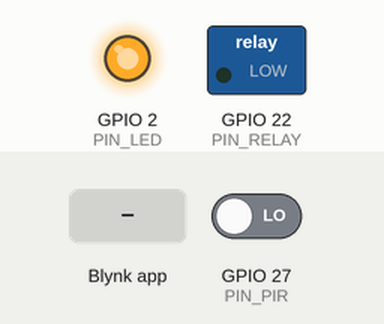
This sketch was run on a simulated ESP32. On the bench: switched loads named in the sketch (green lamp = pin HIGH), output pins drawn as LEDs (lit = HIGH). The inputs (shaded band) are chosen by the test bench; at power-on: GPIO 27 (PIN_PIR) LOW. WiFi joins after 1.5 s; servers stay silent unless stated; what the sketch prints to the serial monitor is not drawn.

Above: at 3.2 s.
3.3 s: Blynk app writes 1 to V2
5.5 s: GPIO 27 (PIN_PIR) driven HIGH
At 8.4 s:
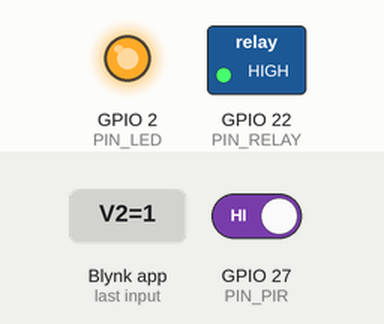
8.5 s: Blynk app writes 0 to V2
At 8.8 s:
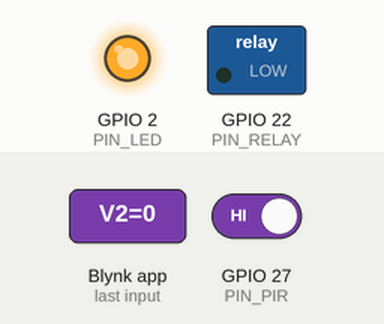
Timing chart, 0 to 11.5 s (numbered marks = the images above; inputs shaded):
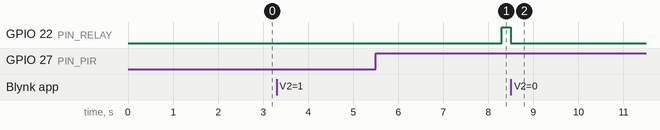

Measured:
- after the input at 3.3 s, every drawn part: stays the same
- after the input at 5.5 s, GPIO 22 (PIN_RELAY): LOW → HIGH after 2.8 s
- after the input at 8.5 s, GPIO 22 (PIN_RELAY): HIGH → LOW at once

The sketch:

esp32_pir_security_alarm.ino
```cpp
/*
 * ================================================================
 *   ESP32 IoT Security Alarm System
 *   Author  : Fun With Electronics
 *   YouTube : https://www.youtube.com/@funwithelectronics273
 *   GitHub  : https://github.com/Talha2933
 *   Version : 3.2
 *   Platform: ESP32 + Blynk IoT
 * ================================================================
 *
 *  Virtual Pins
 *  ────────────
 *  V0  Motion Indicator LED    (Integer  0/1)
 *  V1  Motion Status Text      (String)
 *  V2  Alarm ON/OFF Switch     (Integer  0/1)
 *  V3  ESP32 Chip Temperature  (Double   °C)
 *  V5  ESP32 Uptime            (String   HH:MM:SS)
 *
 *  Physical Pins
 *  ─────────────
 *  GPIO 27  PIR Motion Sensor (INPUT_PULLDOWN)
 *  GPIO 22  Relay / Buzzer    (OUTPUT)
 *  GPIO 2   Onboard LED       (OUTPUT)
 *
 *  */

// ── Blynk credentials ──────────────────────────────────────────
#define BLYNK_TEMPLATE_ID   "BLYNK_TEMPLATE_ID"   // <- paste your TEMPLATE ID here
#define BLYNK_TEMPLATE_NAME "Security Alarm"      // <- paste your TEMPLATE NAME here
#define BLYNK_AUTH_TOKEN    "BLYNK_AUTH_TOKEN"    // <- paste your token here
#define BLYNK_PRINT         Serial

#include <WiFi.h>
#include <WiFiClient.h>
#include <BlynkSimpleEsp32.h>
#include <esp_chip_info.h>   // provides temperatureRead() in core 3.x+
                             // (replaces the removed temprature_sens_read ROM hack)

// ── WiFi credentials (primary + fallback) ──────────────────────
const char* WIFI_SSID1 = "Redmi";                     // primary WiFi name
const char* WIFI_PASS1 = "funwithelectronics";        // primary password
const char* WIFI_SSID2 = "YOUR_BACKUP_WIFI_NAME";               // fallback WiFi name
const char* WIFI_PASS2 = "YOUR_BACKUP_PASSWORD";               // fallback password

// ── Physical pin assignments ────────────────────────────────────
const int PIN_PIR   = 27;    // Gpio 27 Pir Sensor Pin
const int PIN_RELAY = 22;    // 5v Relay Pin
const int PIN_LED   = 2;     // Buildin LED Pin Esp32

// ── Runtime state ───────────────────────────────────────────────
bool motionDetected  = false;
bool alarmActive     = false;
bool blynkWasOnline  = false;
bool blynkConfigured = false;   // ← NEW: tracks if Blynk.config() has been called
                                //   after the current WiFi session

// ── Timing constants (milliseconds) ────────────────────────────
const unsigned long PIR_IGNORE_MS    = 5000;
const unsigned long MOTION_HOLD_MS   = 5000;
const unsigned long WIFI_RETRY_MS    = 8000;
const unsigned long WIFI_WATCHDOG_MS = 10000;  // check every 10s (was 20s)

// ── Timestamps ──────────────────────────────────────────────────
unsigned long bootTime       = 0;
unsigned long alarmStartTime = 0;
unsigned long lastMotionTime = 0;
unsigned long lastWifiCheck  = 0;

BlynkTimer timer;

// ================================================================
//  HELPER: drive relay + onboard LED
// ================================================================

void setAlarmOutput(bool on) {
  digitalWrite(PIN_RELAY, on ? HIGH : LOW);
  if (on && !blynkWasOnline) digitalWrite(PIN_LED, HIGH);
}

// ================================================================
//  WiFi CONNECT
//
//  tryConnect()   — attempts one network for WIFI_RETRY_MS
//  connectToWiFi() — tries primary, falls back to secondary
//
//  KEY FIX: blynkConfigured is reset to false whenever WiFi
//  drops. When WiFi comes back up, Blynk.config() + Blynk.connect()
//  are called fresh. Without this, Blynk never reconnects after
//  a router restart because the socket is permanently closed.
// ================================================================

bool tryConnect(const char* ssid, const char* pass) {
  Serial.printf("  Trying: %s ... ", ssid);
  WiFi.disconnect(true);
  delay(100);
  WiFi.begin(ssid, pass);
  unsigned long start = millis();
  while (WiFi.status() != WL_CONNECTED) {
    if (millis() - start > WIFI_RETRY_MS) {
      Serial.println("FAILED");
      return false;
    }
    delay(200);
  }
  Serial.printf("CONNECTED (%s)\n", WiFi.localIP().toString().c_str());
  return true;
}

void connectToWiFi() {
  Serial.println("[WiFi] Connecting...");
  WiFi.mode(WIFI_STA);

  bool wifiOK = tryConnect(WIFI_SSID1, WIFI_PASS1);
  if (!wifiOK) wifiOK = tryConnect(WIFI_SSID2, WIFI_PASS2);

  if (!wifiOK) {
    Serial.println("[WiFi] Both networks failed. Running OFFLINE.");
    blynkConfigured = false;   // reset so we retry Blynk next time WiFi returns
    return;
  }

  // ── WiFi is up → (re)configure and connect Blynk ─────────────
  // This must happen every time WiFi reconnects, not just at boot.
  // Calling Blynk.config() again after a drop is safe and required.
  Serial.println("[Blynk] Configuring...");
  Blynk.config(BLYNK_AUTH_TOKEN);
  Blynk.connect(3000);
  blynkConfigured = true;
}

// ================================================================
//  BLYNK CALLBACKS
// ================================================================

BLYNK_CONNECTED() {
  blynkWasOnline = true;
  digitalWrite(PIN_LED, HIGH);
  Blynk.syncVirtual(V2);
  Serial.println("[Blynk] ONLINE");
}

BLYNK_DISCONNECTED() {
  blynkWasOnline = false;
  digitalWrite(PIN_LED, LOW);
  Serial.println("[Blynk] OFFLINE");
}

// ================================================================
//  SETUP
// ================================================================

void setup() {
  Serial.begin(115200);
  Serial.println("\n[Boot] ESP32 Security Alarm v3.1");
  Serial.println("[Boot] YouTube: @funwithelectronics273\n");

  pinMode(PIN_PIR,   INPUT_PULLDOWN);
  pinMode(PIN_RELAY, OUTPUT);
  pinMode(PIN_LED,   OUTPUT);

  digitalWrite(PIN_RELAY, LOW);
  digitalWrite(PIN_LED,   LOW);

  connectToWiFi();
  bootTime = millis();

  timer.setInterval(1000L,  sendUptime);
  timer.setInterval(2000L,  sendTemperature);
}

// ================================================================
//  MAIN LOOP
// ================================================================

void loop() {

  // ── WiFi + Blynk watchdog ────────────────────────────────────
  //
  //  Runs every WIFI_WATCHDOG_MS (10s). Non-blocking — uses
  //  millis() so motion detection is never paused.
  //
  //  Two failure cases handled:
  //  1. WiFi dropped  → reconnect WiFi, then reconfigure Blynk
  //  2. WiFi OK but Blynk socket died (e.g. server timeout)
  //     → call Blynk.connect() again without redoing WiFi
  //
  if (millis() - lastWifiCheck > WIFI_WATCHDOG_MS) {
    lastWifiCheck = millis();

    if (WiFi.status() != WL_CONNECTED) {
      // ── Case 1: WiFi is down ──────────────────────────────────
      Serial.println("[WiFi] Disconnected — reconnecting...");
      blynkConfigured = false;   // force full Blynk re-init on reconnect
      connectToWiFi();

    } else if (!Blynk.connected()) {
      // ── Case 2: WiFi up but Blynk socket closed ───────────────
      // This happens after a router restart where the ESP kept its
      // IP but Blynk's TCP connection was dropped server-side.
      Serial.println("[Blynk] Socket lost — reconnecting Blynk...");
      Blynk.config(BLYNK_AUTH_TOKEN);
      Blynk.connect(3000);
    }
  }

  if (Blynk.connected()) Blynk.run();
  timer.run();

  // ── Motion detection (works online AND offline) ──────────────
  if (!alarmActive) return;
  if (millis() - alarmStartTime < PIR_IGNORE_MS) return;

  int pirVal = digitalRead(PIN_PIR);

  if (pirVal == HIGH) {
    lastMotionTime = millis();
    if (!motionDetected) {
      motionDetected = true;
      setAlarmOutput(true);
      Serial.println("[Motion] DETECTED");

      if (Blynk.connected()) {
        Blynk.virtualWrite(V0, 1);
        Blynk.virtualWrite(V1, "!! MOTION DETECTED !!");
        Blynk.logEvent("motion_detected");
      }
    }
  }

  if (motionDetected && millis() - lastMotionTime > MOTION_HOLD_MS) {
    motionDetected = false;
    setAlarmOutput(false);
    Serial.println("[Motion] CLEARED");

    if (Blynk.connected()) {
      Blynk.virtualWrite(V0, 0);
      Blynk.virtualWrite(V1, "Area Clear");
    }
  }
}

// ================================================================
//  ESP32 INTERNAL TEMPERATURE  →  V3
// ================================================================

void sendTemperature() {
  if (!Blynk.connected()) return;

  // temperatureRead() is the official API in ESP32 Arduino core 3.x+
  // Returns chip die temperature directly in °C — no conversion needed.
  // The old temprature_sens_read() ROM function was removed in core 3.x.
  float tempC = temperatureRead();

  // Sanity check — discard obviously invalid readings
  if (tempC < -40.0f || tempC > 125.0f) {
    Serial.println("[Temp] Reading out of range, skipping.");
    return;
  }

  Blynk.virtualWrite(V3, tempC);
  Serial.printf("[Temp] Chip: %.1f C\n", tempC);
}

// ================================================================
//  UPTIME  →  V5
// ================================================================

void sendUptime() {
  if (!Blynk.connected()) return;
  unsigned long s = (millis() - bootTime) / 1000;
  char buf[12];
  snprintf(buf, sizeof(buf), "%02lu:%02lu:%02lu", s / 3600, (s % 3600) / 60, s % 60);
  Blynk.virtualWrite(V5, buf);
}

// ================================================================
//  ALARM SWITCH  →  V2
// ================================================================

BLYNK_WRITE(V2) {
  int state = param.asInt();

  if (state == 1) {
    alarmActive    = true;
    alarmStartTime = millis();
    motionDetected = false;
    Serial.println("[Alarm] ON — PIR warm-up 5s...");
    if (Blynk.connected()) {
      Blynk.virtualWrite(V1, "Alarm Armed — Stabilizing...");
    }
  } else {
    alarmActive    = false;
    motionDetected = false;
    setAlarmOutput(false);
    Serial.println("[Alarm] OFF");
    if (Blynk.connected()) {
      Blynk.virtualWrite(V0, 0);
      Blynk.virtualWrite(V1, "Alarm Disarmed");
    }
  }
}
```
